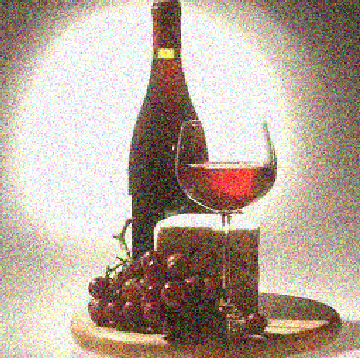
//> input picture 3x3/3x3/dinner.bmp, 360 x 358 px
$ ./3x3   (built with g++ and OpenCV 4)
//> lines starting //> are read from the running program, lines starting //| are printed output that depends on the picture; after the words box and inside, x2 and y2 are one past the last pixel; in counts of white or black regions, pixels touching at a corner belong together
#include <cv.h>
#include <cxcore.h>
#include <highgui.h>
#include <stdio.h>

void main()
{
	//读取图像
	char* filename = "dinner.bmp";
	IplImage* inputimage = cvLoadImage(filename, -1);
//> inputimage is the input picture: 358 rows x 360 cols, CV_8UC3; mean B, G, R 152.4, 166.2, 183.1

	//处理图像边缘
	IplImage* expandimage = cvCreateImage(cvSize(inputimage->width + 2, inputimage->height + 2), IPL_DEPTH_8U, inputimage->nChannels);
	for (int i = 0; i < inputimage->height; i++)
	{
		for (int j = 0; j < inputimage->width; j++)
		{
			for (int k = 0; k < inputimage->nChannels; k++)
			{
				expandimage->imageData[(i + 1) * expandimage->widthStep + (j + 1) * expandimage->nChannels + k] = inputimage->imageData[i * inputimage->widthStep + j * inputimage->nChannels + k];
			}
		}
	}
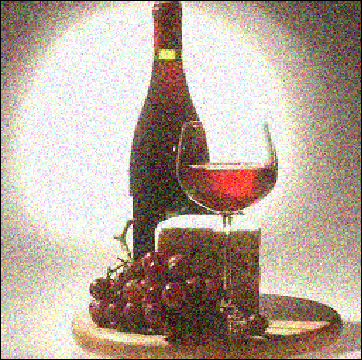
//> expandimage: 360 rows x 362 cols, CV_8UC3; mean B, G, R 150.7, 164.4, 181.1

	for (int j = 0; j < inputimage->width; j++)
	{
		for (int k = 0; k < inputimage->nChannels; k++)
		{
			expandimage->imageData[0 * expandimage->widthStep + (j + 1) * expandimage->nChannels + k] = inputimage->imageData[0 * expandimage->widthStep + j * inputimage->nChannels + k];
			expandimage->imageData[(expandimage->height - 1) * expandimage->widthStep + (j + 1) * expandimage->nChannels + k] = inputimage->imageData[(inputimage->height - 1) * inputimage->widthStep + j * inputimage->nChannels + k];
		}
	}
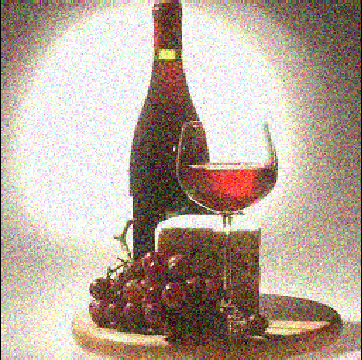
//> expandimage: 360 rows x 362 cols, CV_8UC3; 0.55% of pixels changed, all inside (x1, y1, x2, y2) = (1, 0, 361, 360)

	for (int i = 0; i < inputimage->height; i++)
	{
		for (int k = 0; k < inputimage->nChannels; k++)
		{
			expandimage->imageData[(i + 1) * expandimage->widthStep + 0 * expandimage->nChannels + k] = inputimage->imageData[i * inputimage->widthStep + 0 * expandimage->nChannels + k];
			expandimage->imageData[(i + 1) * expandimage->widthStep + (expandimage->width - 1) * expandimage->nChannels + k] = inputimage->imageData[i * expandimage->widthStep + (inputimage->width - 1) * inputimage->nChannels + k];

		}
	}
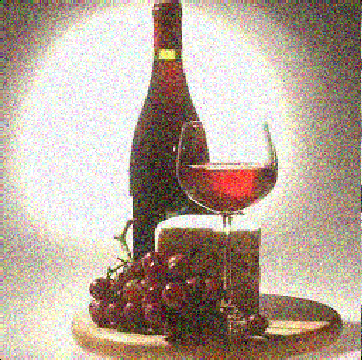
//> expandimage: 360 rows x 362 cols, CV_8UC3; 0.55% of pixels changed, all inside (x1, y1, x2, y2) = (0, 1, 362, 359)
	// [21 lines of commented-out code are left out]
	IplImage* outputimage = cvCreateImage(cvSize(inputimage->width, inputimage->height), IPL_DEPTH_8U, inputimage->nChannels);
	unsigned char* Image = (unsigned char*)expandimage->imageData;
	double a[3][3] = { 1.0 / 9,1.0 / 9,1.0 / 9,1.0 / 9,1.0 / 9,1.0 / 9,1.0 / 9,1.0 / 9,1.0 / 9 };
	double b[3][3];
	double S;

	for (int i = 1; i < expandimage->height - 1; i++)
	{
		for (int j = 1; j < expandimage->width - 1; j++)
		{
			for (int k = 0; k < expandimage->nChannels; k++)
			{
				for (int m = 0; m < 3; m++)
				{
					for (int n = 0; n < 3; n++)
					{
						b[m][n] = Image[(i + m - 1) * expandimage->widthStep + (j + n - 1) * expandimage->nChannels + k];
					}
				}
				S = 0;
				for (int m = 0; m < 3; m++)
				{
					for (int n = 0; n < 3; n++)
					{
						S = S + b[m][n] * a[m][n];
					}
				}
				expandimage->imageData[i * expandimage->widthStep + j * expandimage->nChannels + k] = S;
			}
		}
	}
//> this loop made 358 passes
//> S on passes 1 to 3: 73.44, 82.11, 72
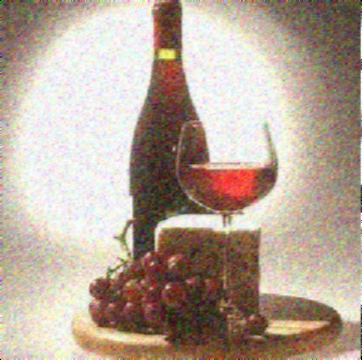
//> expandimage: 360 rows x 362 cols, CV_8UC3; mean B, G, R 151.5, 165.3, 182.1
//> after the loop, S = 138.7

	//下面将运算得到的各个像素值赋给输出图像
	for (int i = 0; i < outputimage->height; i++)
	{
		for (int j = 0; j < outputimage->width; j++)
		{
			for (int k = 0; k < outputimage->nChannels; k++)
			{
				outputimage->imageData[i * outputimage->widthStep + j * outputimage->nChannels + k] = expandimage->imageData[(i + 1) * expandimage->widthStep + (j + 1) * expandimage->nChannels + k];
			}
		}
	}
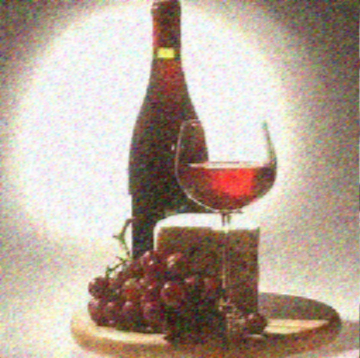
//> outputimage: 358 rows x 360 cols, CV_8UC3; mean B, G, R 151.6, 165.4, 182.3

	cvNamedWindow("inputimage", 1);
	cvNamedWindow("outputimage", 1);

	cvShowImage("inputimage", inputimage);
	cvShowImage("outputimage", outputimage);
	cvWaitKey(0);

	cvDestroyWindow("inputimage");
	cvDestroyWindow("outputimage");

	cvReleaseImage(&inputimage);
	cvReleaseImage(&outputimage);


}

$ run again, with 3x3/3x3/man.bmp copied over 3x3/3x3/dinner.bmp
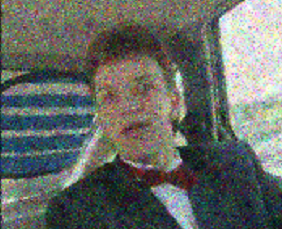
//> input picture 3x3/3x3/man.bmp, 282 x 229 px
//> inputimage is the input picture: 229 rows x 282 cols, CV_8UC3; mean B, G, R 101.3, 106.6, 102.1
//> after the loop `for (int i = 0; i < inputimage->height; i++)`:
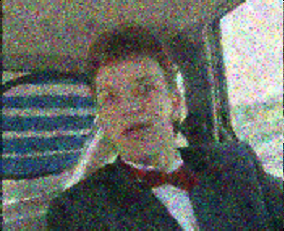
//> expandimage: 231 rows x 284 cols, CV_8UC3; mean B, G, R 101, 106.3, 101.8
//> the loop `for (int i = 1; i < expandimage->height - 1; i++)` made 229 passes
//> S on passes 1 to 3: 174.2, 181.1, 175.6
//> after the loop `for (int i = 1; i < expandimage->height - 1; i++)`: S = 19.89
//> after the loop `for (int i = 0; i < outputimage->height; i++)`:
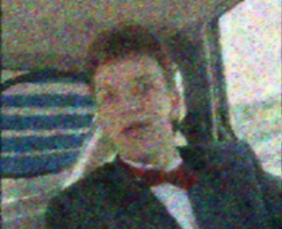
//> outputimage: 229 rows x 282 cols, CV_8UC3; mean B, G, R 100.3, 105.6, 101.1
